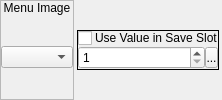
    <widget class="QWidget" name="widget_12" native="true">
     <property name="sizePolicy">
      <sizepolicy hsizetype="Preferred" vsizetype="Fixed">
       <horstretch>0</horstretch>
       <verstretch>0</verstretch>
      </sizepolicy>
     </property>
     <layout class="QHBoxLayout" name="horizontalLayout_6">
      <property name="spacing">
       <number>3</number>
      </property>
      <property name="margin">
       <number>0</number>
      </property>
      <item>
       <widget class="QFrame" name="frame">
        <property name="frameShape">
         <enum>QFrame::StyledPanel</enum>
        </property>
        <property name="frameShadow">
         <enum>QFrame::Raised</enum>
        </property>
        <layout class="QVBoxLayout" name="verticalLayout">
         <property name="spacing">
          <number>0</number>
         </property>
         <property name="margin">
          <number>0</number>
         </property>
         <item>
          <widget class="QLabel" name="label">
           <property name="sizePolicy">
            <sizepolicy hsizetype="Preferred" vsizetype="Fixed">
             <horstretch>0</horstretch>
             <verstretch>0</verstretch>
            </sizepolicy>
           </property>
           <property name="text">
            <string>Menu Image</string>
           </property>
           <property name="alignment">
            <set>Qt::AlignCenter</set>
           </property>
          </widget>
         </item>
         <item>
          <widget class="QWidget" name="widget" native="true">
           <layout class="QHBoxLayout" name="horizontalLayout">
            <property name="spacing">
             <number>0</number>
            </property>
            <property name="margin">
             <number>0</number>
            </property>
            <item>
             <widget class="QComboBox" name="cboxMenuImage"/>
            </item>
           </layout>
          </widget>
         </item>
        </layout>
       </widget>
      </item>
      <item>
       <widget class="QFrame" name="frmSaveSlot">
        <property name="sizePolicy">
         <sizepolicy hsizetype="Fixed" vsizetype="Fixed">
          <horstretch>0</horstretch>
          <verstretch>0</verstretch>
         </sizepolicy>
        </property>
        <property name="frameShape">
         <enum>QFrame::Box</enum>
        </property>
        <property name="frameShadow">
         <enum>QFrame::Plain</enum>
        </property>
        <layout class="QVBoxLayout" name="verticalLayout_53">
         <property name="spacing">
          <number>0</number>
         </property>
         <property name="margin">
          <number>0</number>
         </property>
         <item>
          <widget class="QWidget" name="widget_21" native="true">
           <property name="sizePolicy">
            <sizepolicy hsizetype="Preferred" vsizetype="Fixed">
             <horstretch>0</horstretch>
             <verstretch>0</verstretch>
            </sizepolicy>
           </property>
           <property name="styleSheet">
            <string notr="true">.QWidget
{
	border-width: 1px;
	border-style: solid;
	border-color: palette(window-text);
	background-color: palette(window-text);
}

.QWidget&gt;QLabel
{
	border-width: 0px;
	background-color: palette(window-text);
	color: palette(window);
	font-weight: bold;
}</string>
           </property>
           <layout class="QHBoxLayout" name="horizontalLayout_40">
            <property name="spacing">
             <number>3</number>
            </property>
            <property name="margin">
             <number>0</number>
            </property>
            <item>
             <widget class="QCheckBox" name="cbUseValueInSaveSlot">
              <property name="sizePolicy">
               <sizepolicy hsizetype="Fixed" vsizetype="Fixed">
                <horstretch>0</horstretch>
                <verstretch>0</verstretch>
               </sizepolicy>
              </property>
              <property name="text">
               <string/>
              </property>
             </widget>
            </item>
            <item>
             <widget class="QLabel" name="label_20">
              <property name="sizePolicy">
               <sizepolicy hsizetype="Fixed" vsizetype="Fixed">
                <horstretch>0</horstretch>
                <verstretch>0</verstretch>
               </sizepolicy>
              </property>
              <property name="text">
               <string>Use Value in Save Slot</string>
              </property>
             </widget>
            </item>
           </layout>
          </widget>
         </item>
         <item>
          <widget class="QWidget" name="wSaveSlot" native="true">
           <layout class="QHBoxLayout" name="horizontalLayout_42">
            <property name="spacing">
             <number>0</number>
            </property>
            <property name="margin">
             <number>0</number>
            </property>
            <item>
             <widget class="QSpinBox" name="sbSaveSlot">
              <property name="minimum">
               <number>1</number>
              </property>
              <property name="maximum">
               <number>16</number>
              </property>
             </widget>
            </item>
            <item>
             <widget class="SpinBoxSideButton" name="bSaveSlotSideButton">
              <property name="minimumSize">
               <size>
                <width>13</width>
                <height>21</height>
               </size>
              </property>
              <property name="maximumSize">
               <size>
                <width>13</width>
                <height>21</height>
               </size>
              </property>
              <property name="text">
               <string>...</string>
              </property>
              <property name="icon">
               <iconset resource="gui_icons.qrc">
                <normaloff>:/icons/spinBoxSideButton.png</normaloff>:/icons/spinBoxSideButton.png</iconset>
              </property>
              <property name="iconSize">
               <size>
                <width>8</width>
                <height>16</height>
               </size>
              </property>
             </widget>
            </item>
           </layout>
          </widget>
         </item>
        </layout>
       </widget>
      </item>
      <item>
       <widget class="QFrame" name="frame_2">
        <property name="sizePolicy">
         <sizepolicy hsizetype="Expanding" vsizetype="Preferred">
          <horstretch>0</horstretch>
          <verstretch>0</verstretch>
         </sizepolicy>
        </property>
        <property name="frameShape">
         <enum>QFrame::StyledPanel</enum>
        </property>
        <property name="frameShadow">
         <enum>QFrame::Raised</enum>
        </property>
       </widget>
      </item>
     </layout>
    </widget>
